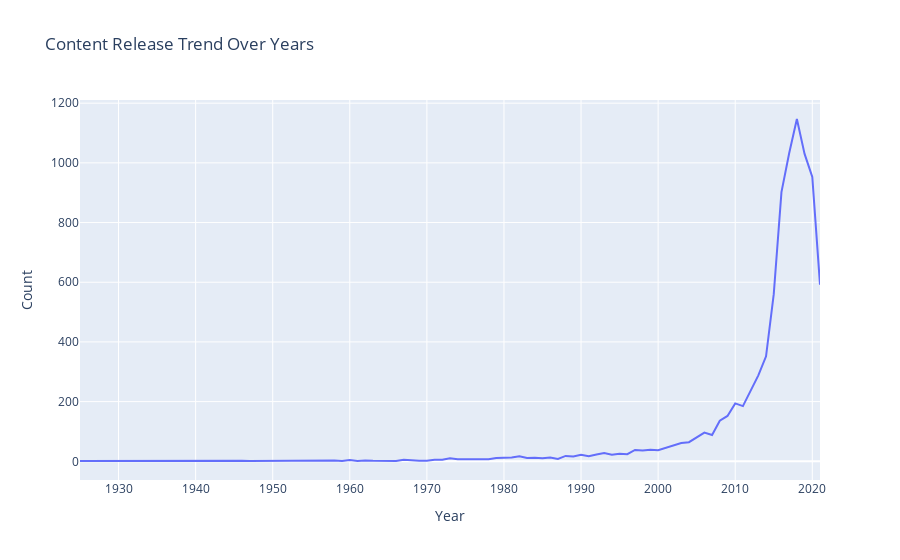

Source (notebook cell):
### Code cell
# Import required libraries
import pandas as pd
import matplotlib.pyplot as plt
import seaborn as sns
import plotly.express as px

# Load dataset
df = pd.read_csv('netflix_titles.csv')

# Data Cleaning
df['country'].fillna('Unknown', inplace=True)
df['rating'].fillna('Unknown', inplace=True)
df['release_year'].fillna(0, inplace=True)
df['listed_in'] = df['listed_in'].str.split(', ')
genres = df.explode('listed_in')

# Plot 1: Content Type Distribution (Matplotlib)
plt.figure(figsize=(6, 6))
type_counts = df['type'].value_counts()
plt.pie(type_counts, labels=type_counts.index, autopct='%1.1f%%', colors=['#ff9999','#66b3ff'])
plt.title('Distribution of Content Type')
plt.show()

# Plot 2: Top 10 Countries by Number of Titles (Seaborn)
plt.figure(figsize=(10, 6))
top_countries = df['country'].value_counts().head(10)
sns.barplot(x=top_countries.values, y=top_countries.index, palette='viridis')
plt.title('Top 10 Countries by Number of Titles')
plt.xlabel('Number of Titles')
plt.ylabel('Country')
plt.show()

# Plot 3: Rating Distribution (Seaborn)
plt.figure(figsize=(12, 6))
sns.countplot(data=df, x='rating', order=df['rating'].value_counts().index, palette='coolwarm')
plt.title('Distribution of Ratings on Netflix')
plt.xticks(rotation=45)
plt.show()

# Plot 4: Top 10 Genres (Seaborn)
plt.figure(figsize=(10, 6))
top_genres = genres['listed_in'].value_counts().reset_index().head(10)
top_genres.columns = ['Genre', 'Count']
sns.barplot(data=top_genres, x='Count', y='Genre', palette='magma')
plt.title('Top 10 Genres on Netflix')
plt.xlabel('Number of Titles')
plt.ylabel('Genre')
plt.show()

# Plot 5: Content Release Trend Over Years (Plotly)
release_trend = df['release_year'].value_counts().reset_index()
release_trend.columns = ['Year', 'Count']
release_trend = release_trend.sort_values('Year')
fig = px.line(release_trend, x='Year', y='Count', title='Content Release Trend Over Years')
fig.show()

### Figure 1 — Plotly figure (JSON) as saved in the notebook; plotly's stock layout.template omitted (floating-point values rounded to 4 significant figures)
{"data": [{"hovertemplate": "Year=%{x}<br>Count=%{y}<extra></extra>", "legendgroup": "", "line": {"color": "#636efa", "dash": "solid"}, "marker": {"symbol": "circle"}, "mode": "lines", "name": "", "orientation": "v", "showlegend": false, "type": "scatter", "x": [1925, 1942, 1943, 1944, 1945, 1946, 1947, 1954, 1955, 1956, 1958, 1959, 1960, 1961, 1962, 1963, 1964, 1965, 1966, 1967, 1968, 1969, 1970, 1971, 1972, 1973, 1974, 1975, 1976, 1977, 1978, 1979, 1980, 1981, 1982, 1983, 1984, 1985, 1986, 1987, 1988, 1989, 1990, 1991, 1992, 1993, 1994, 1995, 1996, 1997, 1998, 1999, 2000, 2001, 2002, 2003, 2004, 2005, 2006, 2007, 2008, 2009, 2010, 2011, 2012, 2013, 2014, 2015, 2016, 2017, 2018, 2019, 2020, 2021], "xaxis": "x", "y": [1, 2, 3, 3, 4, 2, 1, 2, 3, 2, 3, 1, 4, 1, 3, 2, 2, 2, 1, 5, 3, 2, 2, 5, 5, 10, 7, 7, 9, 7, 7, 11, 11, 13, 17, 11, 12, 10, 13, 8, 18, 16, 22, 17, 23, 28, 22, 25, 24, 38, 36, 39, 37, 45, 51, 61, 64, 80, 96, 88, 136, 152, 194, 185, 237, 288, 352, 560, 902, 1032, 1147, 1030, 953, 592], "yaxis": "y"}], "layout": {"legend": {"tracegroupgap": 0}, "title": {"text": "Content Release Trend Over Years"}, "xaxis": {"anchor": "y", "domain": [0, 1], "title": {"text": "Year"}}, "yaxis": {"anchor": "x", "domain": [0, 1], "title": {"text": "Count"}}}}
